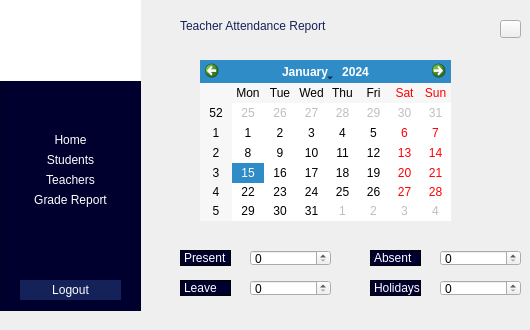
    <widget class="QWidget" name="page_Attendance_report">
     <widget class="QCalendarWidget" name="calendarWidget">
      <property name="geometry">
       <rect>
        <x>200</x>
        <y>60</y>
        <width>251</width>
        <height>161</height>
       </rect>
      </property>
      <property name="styleSheet">
       <string notr="true"/>
      </property>
     </widget>
     <widget class="QLabel" name="label_11">
      <property name="geometry">
       <rect>
        <x>180</x>
        <y>10</y>
        <width>301</width>
        <height>31</height>
       </rect>
      </property>
      <property name="styleSheet">
       <string notr="true">color:rgba(21,34,89,255);
font: 700 20pt &quot;Calibri&quot;;
border-with:0px;
border-style:none;
qproperty-alignment:AlignCenter;</string>
      </property>
      <property name="text">
       <string>Teacher Attendance Report</string>
      </property>
     </widget>
     <widget class="QLabel" name="label_5">
      <property name="geometry">
       <rect>
        <x>180</x>
        <y>250</y>
        <width>51</width>
        <height>16</height>
       </rect>
      </property>
      <property name="styleSheet">
       <string notr="true">background-color: rgb(0, 0, 47);
color: rgb(255, 255, 255);
font: 700 11pt &quot;Calibri&quot;;
qproperty-alignment:AlignCenter;
border-radius:12px;
border-style:solid;
border-width:1px;</string>
      </property>
      <property name="text">
       <string>Present</string>
      </property>
     </widget>
     <widget class="QLabel" name="label_12">
      <property name="geometry">
       <rect>
        <x>370</x>
        <y>250</y>
        <width>51</width>
        <height>16</height>
       </rect>
      </property>
      <property name="styleSheet">
       <string notr="true">background-color: rgb(0, 0, 47);
color: rgb(255, 255, 255);
font: 700 11pt &quot;Calibri&quot;;
qproperty-alignment:AlignCenter;
border-radius:12px;
border-style:solid;
border-width:1px;</string>
      </property>
      <property name="text">
       <string>Absent</string>
      </property>
     </widget>
     <widget class="QLabel" name="label_42">
      <property name="geometry">
       <rect>
        <x>180</x>
        <y>280</y>
        <width>51</width>
        <height>16</height>
       </rect>
      </property>
      <property name="styleSheet">
       <string notr="true">background-color: rgb(0, 0, 47);
color: rgb(255, 255, 255);
font: 700 11pt &quot;Calibri&quot;;
qproperty-alignment:AlignCenter;
border-radius:12px;
border-style:solid;
border-width:1px;</string>
      </property>
      <property name="text">
       <string>Leave</string>
      </property>
     </widget>
     <widget class="QLabel" name="label_43">
      <property name="geometry">
       <rect>
        <x>370</x>
        <y>280</y>
        <width>51</width>
        <height>16</height>
       </rect>
      </property>
      <property name="styleSheet">
       <string notr="true">background-color: rgb(0, 0, 47);
color: rgb(255, 255, 255);
font: 700 11pt &quot;Calibri&quot;;
qproperty-alignment:AlignCenter;
border-radius:12px;
border-style:solid;
border-width:1px;</string>
      </property>
      <property name="text">
       <string>Holidays</string>
      </property>
     </widget>
     <widget class="QPushButton" name="pushButton_47">
      <property name="geometry">
       <rect>
        <x>500</x>
        <y>20</y>
        <width>21</width>
        <height>18</height>
       </rect>
      </property>
      <property name="styleSheet">
       <string notr="true"/>
      </property>
      <property name="text">
       <string/>
      </property>
      <property name="icon">
       <iconset resource="Profile-logo.qrc">
        <normaloff>:/Profile-logo/new/prefix1/images/Profile icon.png</normaloff>:/Profile-logo/new/prefix1/images/Profile icon.png</iconset>
      </property>
     </widget>
     <widget class="QFrame" name="frame_17">
      <property name="geometry">
       <rect>
        <x>0</x>
        <y>-10</y>
        <width>141</width>
        <height>321</height>
       </rect>
      </property>
      <property name="styleSheet">
       <string notr="true">background-color: rgb(0, 0, 47);</string>
      </property>
      <property name="frameShape">
       <enum>QFrame::Shape::StyledPanel</enum>
      </property>
      <property name="frameShadow">
       <enum>QFrame::Shadow::Raised</enum>
      </property>
      <widget class="QPushButton" name="pushButton_13">
       <property name="geometry">
        <rect>
         <x>20</x>
         <y>140</y>
         <width>101</width>
         <height>20</height>
        </rect>
       </property>
       <property name="styleSheet">
        <string notr="true">border-radius:0px;
color:white;
font: 700 10pt &quot;Calibri&quot;;
</string>
       </property>
       <property name="text">
        <string>Home</string>
       </property>
      </widget>
      <widget class="QPushButton" name="pushButton_33">
       <property name="geometry">
        <rect>
         <x>20</x>
         <y>200</y>
         <width>101</width>
         <height>20</height>
        </rect>
       </property>
       <property name="styleSheet">
        <string notr="true">border-radius:0px;
color:white;
font: 700 10pt &quot;Calibri&quot;;
</string>
       </property>
       <property name="text">
        <string>Grade Report</string>
       </property>
      </widget>
      <widget class="QPushButton" name="pushButton_34">
       <property name="geometry">
        <rect>
         <x>20</x>
         <y>290</y>
         <width>101</width>
         <height>20</height>
        </rect>
       </property>
       <property name="styleSheet">
        <string notr="true">background-color: rgb(21, 34, 89,255);
color:white;
font: 700 10pt &quot;Calibri&quot;;
border-color: rgb(21, 34, 89);
border-radius:0;
border-style:none;</string>
       </property>
       <property name="text">
        <string>Logout</string>
       </property>
      </widget>
      <widget class="QLabel" name="label_41">
       <property name="geometry">
        <rect>
         <x>0</x>
         <y>0</y>
         <width>141</width>
         <height>91</height>
        </rect>
       </property>
       <property name="styleSheet">
        <string notr="true">background-color: rgb(255, 255, 255);</string>
       </property>
       <property name="text">
        <string/>
       </property>
       <property name="pixmap">
        <pixmap resource="school-logo.qrc">:/school-logo/new/prefix1/images/School Logo.jpeg</pixmap>
       </property>
       <property name="scaledContents">
        <bool>true</bool>
       </property>
      </widget>
      <widget class="QPushButton" name="pushButton_45">
       <property name="geometry">
        <rect>
         <x>20</x>
         <y>160</y>
         <width>101</width>
         <height>20</height>
        </rect>
       </property>
       <property name="styleSheet">
        <string notr="true">border-radius:0px;
color:white;
font: 700 10pt &quot;Calibri&quot;;
</string>
       </property>
       <property name="text">
        <string>Students</string>
       </property>
      </widget>
      <widget class="QPushButton" name="pushButton_53">
       <property name="geometry">
        <rect>
         <x>20</x>
         <y>180</y>
         <width>101</width>
         <height>20</height>
        </rect>
       </property>
       <property name="styleSheet">
        <string notr="true">border-radius:0px;
color:white;
font: 700 10pt &quot;Calibri&quot;;
</string>
       </property>
       <property name="text">
        <string>Teachers</string>
       </property>
      </widget>
     </widget>
     <widget class="QSpinBox" name="spinBox">
      <property name="geometry">
       <rect>
        <x>250</x>
        <y>250</y>
        <width>81</width>
        <height>16</height>
       </rect>
      </property>
     </widget>
     <widget class="QSpinBox" name="spinBox_2">
      <property name="geometry">
       <rect>
        <x>250</x>
        <y>280</y>
        <width>81</width>
        <height>16</height>
       </rect>
      </property>
     </widget>
     <widget class="QSpinBox" name="spinBox_3">
      <property name="geometry">
       <rect>
        <x>440</x>
        <y>280</y>
        <width>81</width>
        <height>16</height>
       </rect>
      </property>
     </widget>
     <widget class="QSpinBox" name="spinBox_4">
      <property name="geometry">
       <rect>
        <x>440</x>
        <y>250</y>
        <width>81</width>
        <height>16</height>
       </rect>
      </property>
     </widget>
    </widget>
